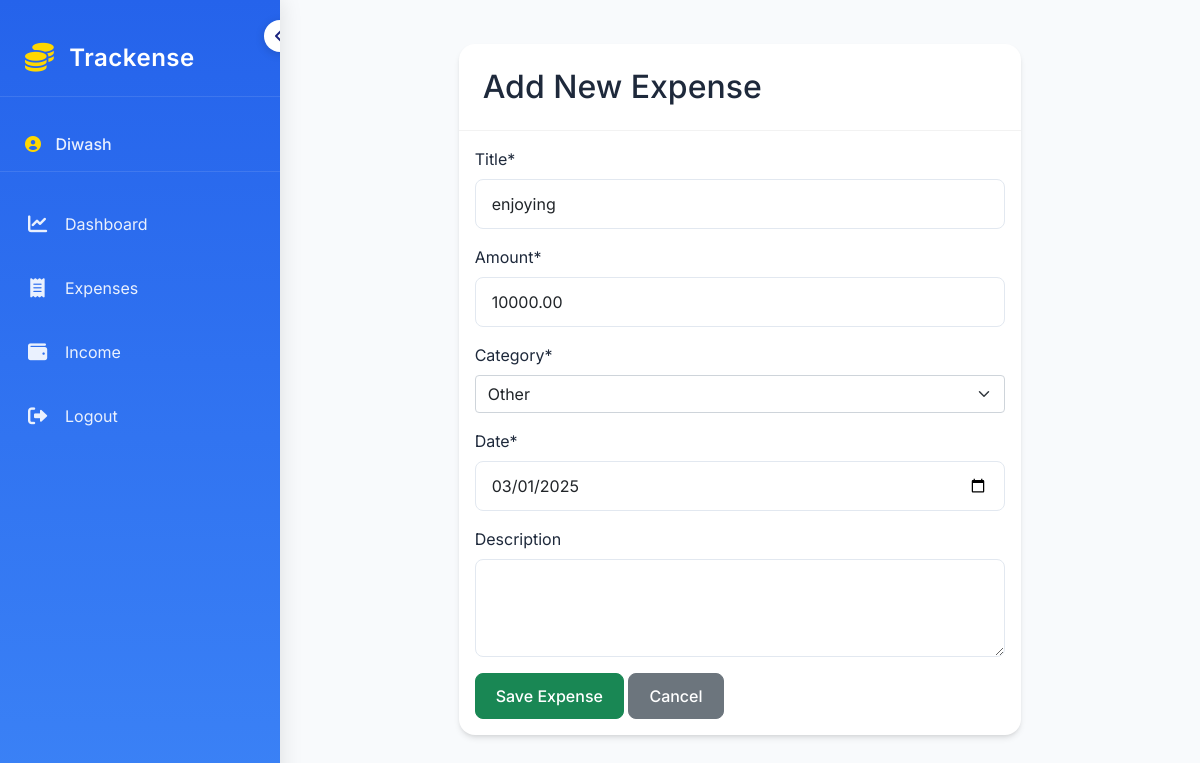
Page /expenses/edit/11/ (signed in) on the committed database.
### trackense/models.py (models this page shows, shortened)
class Expense(models.Model):
    CATEGORY_CHOICES = [
        ('Food', 'Food'),
        ('Travel', 'Travel'),
        ('Shopping', 'Shopping'),
        ('Entertainment', 'Entertainment'),
        ('Bills', 'Bills'),
        ('Other', 'Other'),
    ]
    CATEGORY_ICONS = {
        'Food': 'fas fa-utensils',
        'Travel': 'fas fa-plane',
        'Shopping': 'fas fa-shopping-cart',
        'Entertainment': 'fas fa-film',
        'Bills': 'fas fa-file-invoice-dollar',
        'Other': 'fas fa-box',
    }
    title = models.CharField(max_length=100)
    amount = models.DecimalField(max_digits=10, decimal_places=2)
    category = models.CharField(max_length=20, choices=CATEGORY_CHOICES)
    date = models.DateField()
    description = models.TextField(blank=True)
    user = models.ForeignKey(User, on_delete=models.CASCADE)
    created_at = models.DateTimeField(auto_now_add=True)
    class Meta:
        ordering = ['-date', '-created_at']

### trackense/views.py (the view)
# urls.py: path('expenses/edit/<int:pk>/', views.edit_expense, name='edit_expense'),
@login_required
def edit_expense(request, pk):
    expense = get_object_or_404(Expense, pk=pk, user=request.user)
    if request.method == 'POST':
        form = ExpenseForm(request.POST, instance=expense)
        if form.is_valid():
            form.save()
            messages.success(request, 'Expense updated successfully!')
            return redirect('expense_list')
    else:
        form = ExpenseForm(instance=expense)
    return render(request, 'trackense/expense_form.html', {'form': form, 'edit_mode': True})

### trackense/forms.py
class ExpenseForm(forms.ModelForm):
    class Meta:
        model = Expense
        fields = ['title', 'amount', 'category', 'date', 'description']
        widgets = {
            'date': forms.DateInput(attrs={'type': 'date'}),
            'description': forms.Textarea(attrs={'rows': 3}),
        }

### trackense/templates/trackense/expense_form.html (shortened to what this page needs)
{% extends 'base.html' %}
{% load crispy_forms_tags %}
{% block content %}
<div class="container mt-4">
    <div class="row justify-content-center">
        <div class="col-md-8">
            <div class="card">
                <div class="card-header">
                    <h2 class="mb-0">Add New Expense</h2>
                </div>
                <div class="card-body">
                    <form method="post" novalidate>
                        {{ form|crispy }}
                        <div class="mt-3">
                            <button type="submit" class="btn btn-success">Save Expense</button>
                            <a href="{% url 'expense_list' %}" class="btn btn-secondary">Cancel</a>
                        </div>
                    </form>
                </div>
            </div>
        </div>
    </div>
</div>
{% endblock %}

### templates/base.html (shortened to what this page needs)
<!DOCTYPE html>
<html lang="en">
<head>
    {% load static %}
    <link href="https://cdn.jsdelivr.net/npm/bootstrap@5.1.3/dist/css/bootstrap.min.css" rel="stylesheet">
    <link href="https://cdnjs.cloudflare.com/ajax/libs/font-awesome/6.0.0-beta3/css/all.min.css" rel="stylesheet">
    <link href="{% static 'css/custom.css' %}" rel="stylesheet">
</head>
<body>
    {% block body %}
    <nav class="sidebar" id="sidebar" aria-expanded="true">
        <button class="toggle-btn"
                type="button"
                aria-label="Collapse Sidebar"
                title="Toggle Sidebar">
            <i class="fas fa-chevron-left" id="toggle-icon"></i>
        </button>
        <div class="brand-section">
            <a href="{% url 'dashboard' %}" title="Trackense">
                <i class="fas fa-coins"></i>
                <span>Trackense</span>
            </a>
        </div>
        {% if user.is_authenticated %}
        <div class="user-section">
            <i class="fas fa-user-circle"></i>
            <span>{{ user.username }}</span>
        </div>
        {% endif %}
        <div class="nav flex-column">
            <a class="nav-link {% if request.resolver_match.url_name == 'dashboard' %}active{% endif %}"
               href="{% url 'dashboard' %}"
               title="Dashboard">
                <i class="fas fa-chart-line"></i>
                <span>Dashboard</span>
            </a>
            <a class="nav-link {% if request.resolver_match.url_name == 'expense_list' %}active{% endif %}"
               href="{% url 'expense_list' %}"
               title="Expenses">
                <i class="fas fa-receipt"></i>
                <span>Expenses</span>
            </a>
            <a class="nav-link {% if request.resolver_match.url_name == 'income_list' %}active{% endif %}"
               href="{% url 'income_list' %}"
               title="Income">
                <i class="fas fa-wallet"></i>
                <span>Income</span>
            </a>
            {% if user.is_authenticated %}
                <form method="post" action="{% url 'logout' %}" class="mt-auto">
                    <button type="submit" class="nav-link border-0 bg-transparent w-100 text-start" title="Logout">
                        <i class="fas fa-sign-out-alt"></i>
                        <span>Logout</span>
                    </button>
                </form>
            {% endif %}
        </div>
    </nav>
    <main class="main-content" id="main-content">
        {% block content %}
        {% endblock %}
    </main>
    {% endblock %}
</body>
</html>

### static/css/custom.css (style rules this page uses)
:root { --primary-color: #2563eb; --secondary-color: #3b82f6; --success-color: #10b981; --danger-color: #ef4444; --background-color: #f8fafc; --card-background: #ffffff; --text-primary: #1e293b; --text-secondary: #64748b; }
body { background-color: var(--background-color); color: var(--text-primary); font-family: 'Inter', sans-serif; }
html, body { height: 100%; margin: 0; padding: 0; }
.sidebar { height: 100vh; background: linear-gradient(180deg, var(--primary-color) 0%, var(--secondary-color) 100%); padding-top: 20px; position: fixed; left: 0; width: 280px; transition: all 0.4s cubic-bezier(0.4, 0, 0.2, 1); box-shadow: 2px 0 20px rgba(0, 0, 0, 0.1); backdrop-filter: blur(10px); z-index: 1000; overflow-x: hidden; transform: translateX(0); }
.sidebar .nav-link { color: rgba(255, 255, 255, 0.9); padding: 15px 25px; display: flex; align-items: center; gap: 15px; white-space: nowrap; transition: all 0.3s; border-radius: 0 30px 30px 0; margin: 5px 0; margin-right: 15px; }
.sidebar .nav-link i { font-size: 1.2rem; min-width: 25px; text-align: center; transition: transform 0.3s; }
.sidebar .nav-link span { opacity: 1; transition: opacity 0.3s ease, transform 0.3s ease; transform: translateX(0); }
.sidebar .nav-link span, .sidebar .brand-section span, .sidebar .user-section span { opacity: 1; transition: all 0.3s ease; white-space: nowrap; }
.brand-section { padding: 20px 25px; border-bottom: 1px solid rgba(255, 255, 255, 0.1); margin-bottom: 20px; }
.brand-section a { color: #fff; text-decoration: none; font-size: 1.5rem; display: flex; align-items: center; gap: 15px; font-weight: 600; letter-spacing: 0.5px; }
.brand-section i { font-size: 1.8rem; color: #ffd700; }
.main-content { margin-left: 280px; padding: 20px; transition: margin-left 0.3s ease; width: calc(100% - 280px); }
.toggle-btn { position: absolute; right: -16px; top: 20px; background: #ffffff; color: #1a237e; border: none; border-radius: 50%; width: 32px; height: 32px; display: flex; align-items: center; justify-content: center; cursor: pointer; z-index: 1001; transition: all 0.3s cubic-bezier(0.4, 0, 0.2, 1); box-shadow: 0 2px 10px rgba(0, 0, 0, 0.15); left: auto; transform: rotate(0); transition: transform 0.4s cubic-bezier(0.4, 0, 0.2, 1); }
.toggle-btn i { transition: transform 0.4s cubic-bezier(0.4, 0, 0.2, 1); }
.sidebar .user-section { padding: 15px 25px; margin-bottom: 20px; border-bottom: 1px solid rgba(255, 255, 255, 0.1); }
.sidebar .user-section i { color: #ffd700; margin-right: 10px; }
.sidebar .user-section span { color: rgba(255, 255, 255, 0.9); font-weight: 500; }
.card { border: none; border-radius: 1rem; background: var(--card-background); box-shadow: 0 4px 6px -1px rgb(0 0 0 / 0.1), 0 2px 4px -2px rgb(0 0 0 / 0.1); transition: all 0.3s ease; }
.card-header { background: transparent; border-bottom: 1px solid rgba(0, 0, 0, 0.05); padding: 1.5rem; }
.card-body { padding: 1.5rem; }
.btn { padding: 0.625rem 1.25rem; border-radius: 0.5rem; font-weight: 500; transition: all 0.3s ease; }
.form-control { padding: 0.75rem 1rem; border-radius: 0.5rem; border: 1px solid #e2e8f0; transition: all 0.3s ease; }
@media (max-width: 1200px) { .card-body { padding: 1rem; } }

### rows in the picture
Expense: title "enjoying", amount "10000.00", category "Other", date "03/01/2025"

### other values in the picture
{{ user.username }} "Diwash"
